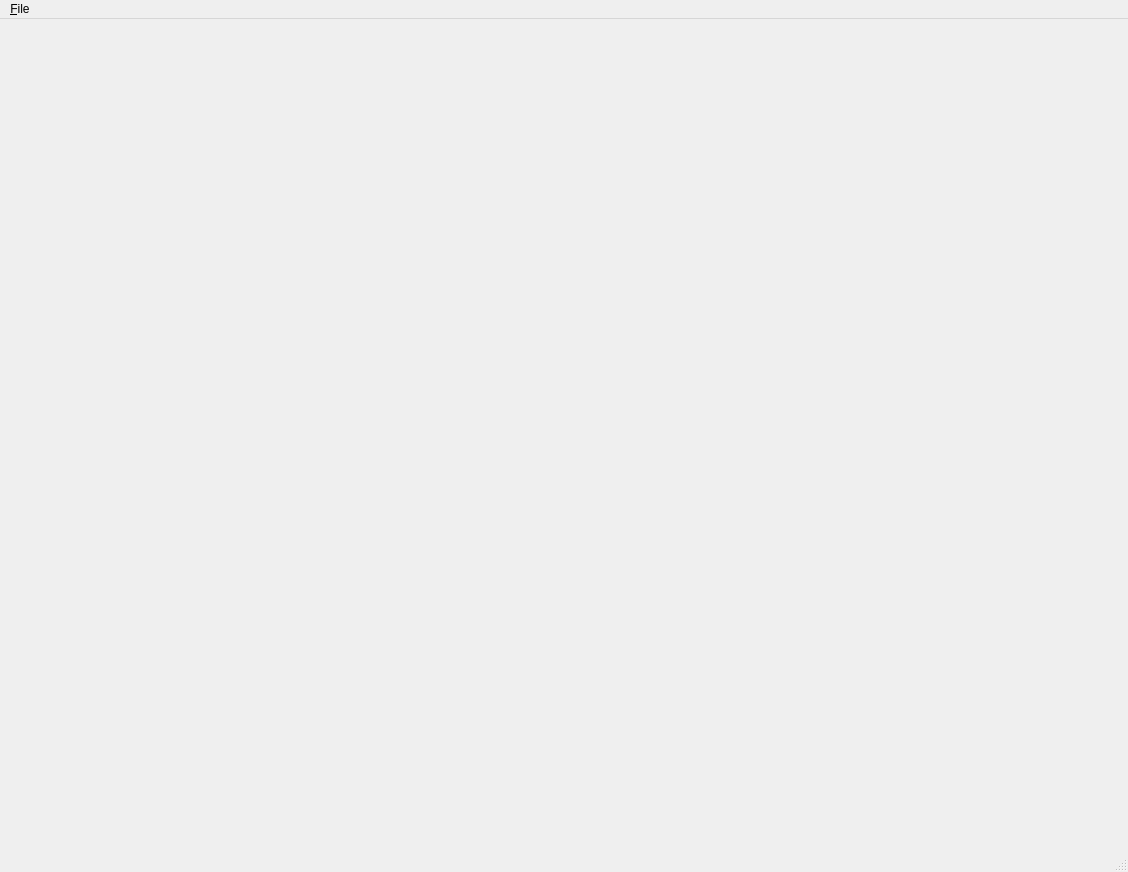
<?xml version="1.0" encoding="UTF-8"?>
<ui version="4.0">
 <class>MainWindow</class>
 <widget class="QMainWindow" name="MainWindow">
  <property name="geometry">
   <rect>
    <x>0</x>
    <y>0</y>
    <width>1128</width>
    <height>872</height>
   </rect>
  </property>
  <property name="windowTitle">
   <string>MainWindow</string>
  </property>
  <widget class="QWidget" name="centralwidget"/>
  <widget class="QMenuBar" name="menubar">
   <property name="geometry">
    <rect>
     <x>0</x>
     <y>0</y>
     <width>1128</width>
     <height>20</height>
    </rect>
   </property>
   <widget class="QMenu" name="menu_File">
    <property name="title">
     <string>&amp;File</string>
    </property>
    <addaction name="actionOpen"/>
    <addaction name="actionQuit"/>
   </widget>
   <addaction name="menu_File"/>
  </widget>
  <widget class="QStatusBar" name="statusbar"/>
  <action name="actionQuit">
   <property name="text">
    <string>&amp;Quit</string>
   </property>
  </action>
  <action name="actionOpen">
   <property name="text">
    <string>&amp;Open</string>
   </property>
  </action>
 </widget>
 <resources/>
 <connections/>
</ui>
